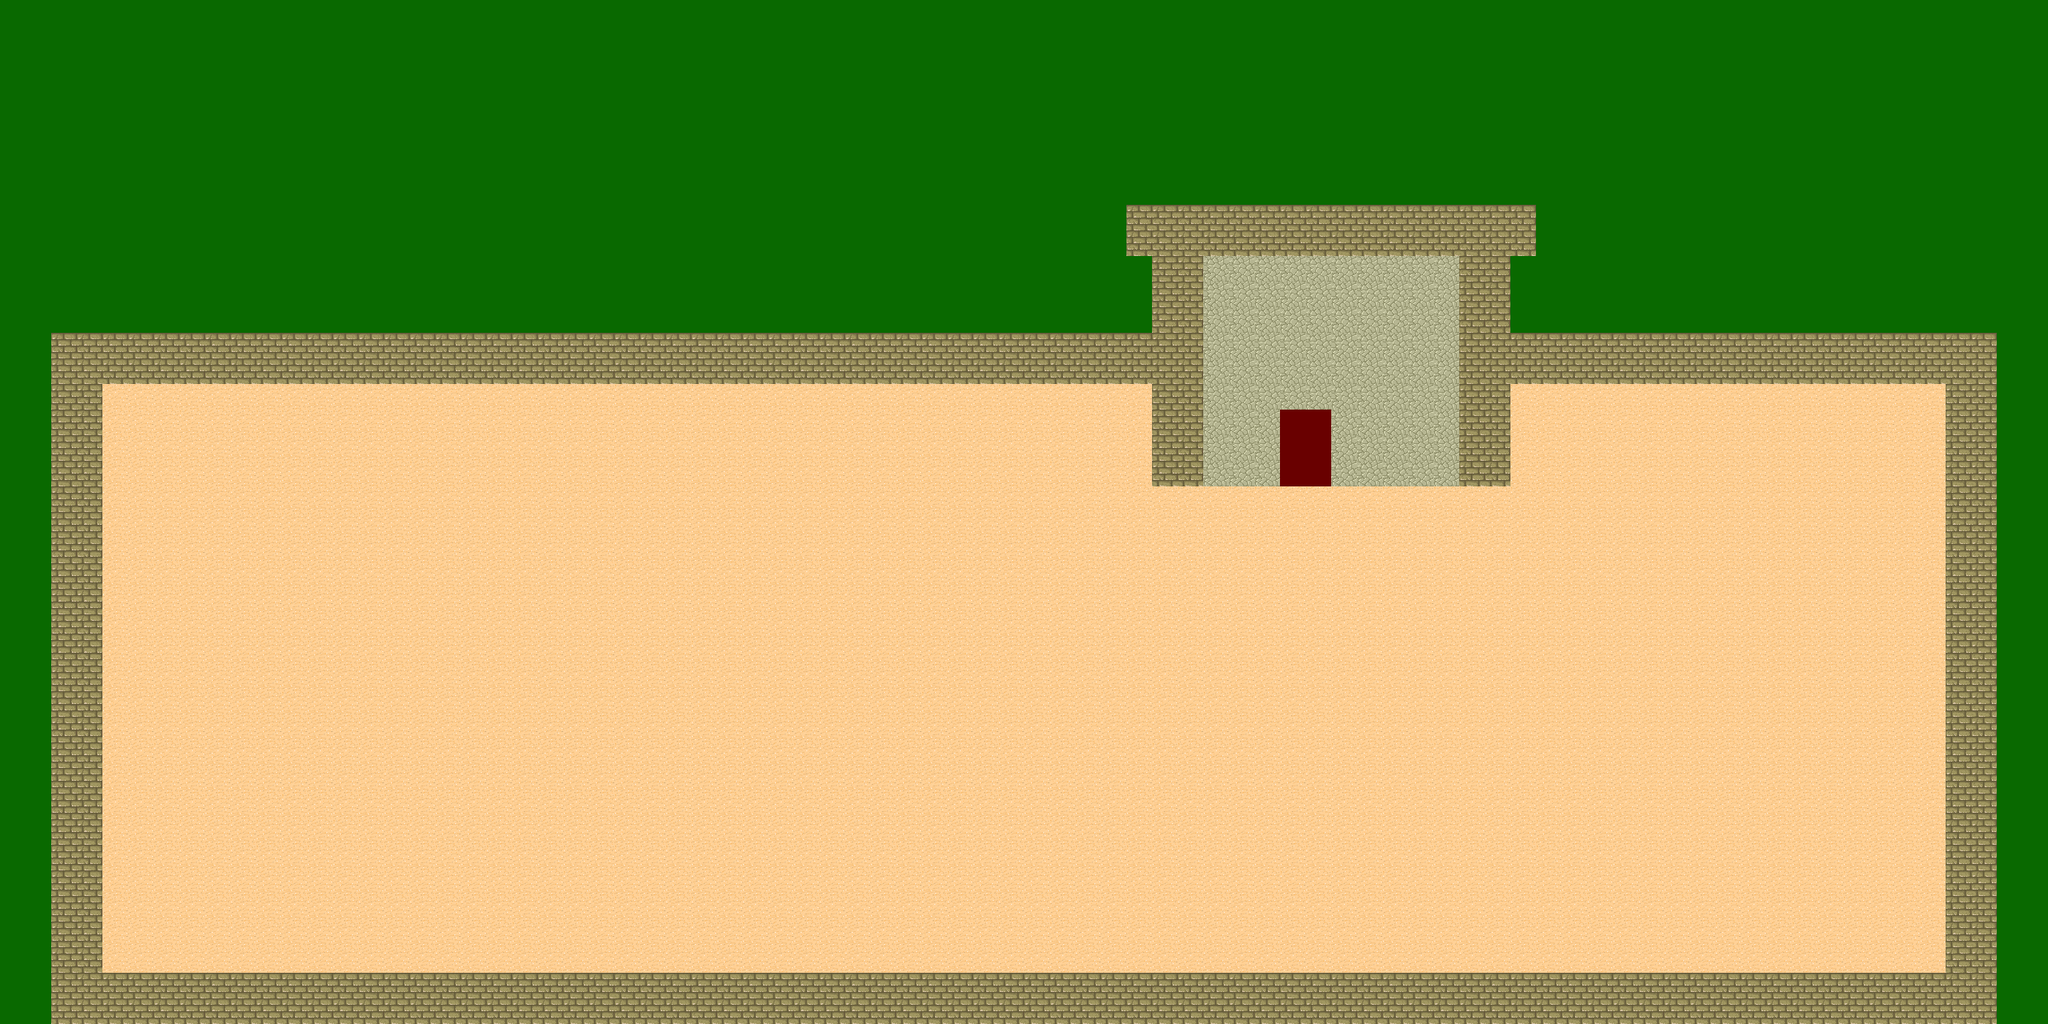

The image is a tile-based game level rendered from a .tmx file. Its description and source (layers, tilesets, objects; grid data summarised) follow:
An orthogonal 80x40 tile map with 32x32 px tiles, 2 tile layers (Map, Navigation), 2 tilesets and 17 objects (2x NPC, Player, Enemy).

<map version="1.10" tiledversion="1.11.2" orientation="orthogonal" renderorder="right-down" width="80" height="40" tilewidth="32" tileheight="32" infinite="0" nextlayerid="8" nextobjectid="18">
 <tileset firstgid="1" name="tmw_desert_spacing" tilewidth="32" tileheight="32" spacing="1" margin="1" tilecount="48" columns="8">
  <image source="../Tilesets/tmw_desert_spacing.png" width="265" height="199" />
 </tileset>
 <tileset firstgid="49" name="MapMetadata" tilewidth="32" tileheight="32" spacing="1" margin="1" tilecount="2" columns="2">
  <image source="../Tilesets/MapMetadata.png" width="67" height="34" />
 </tileset>
 <layer id="1" name="Map" width="80" height="40">
  <properties>
   <property name="Draw" type="bool" value="true" />
  </properties>
  <data>[3200 cells, 3200 non-empty, 5 distinct tile ids]</data>
 </layer>
 <layer id="3" name="Navigation" width="80" height="40">
  <properties>
   <property name="Draw" type="bool" value="false" />
   <property name="Navigation" type="bool" value="true" />
  </properties>
  <data>[3200 cells, 0 non-empty, 0 distinct tile ids]</data>
 </layer>
 <objectgroup id="5" name="Collision">
  <properties>
   <property name="Collision" type="bool" value="true" />
   <property name="Draw" type="bool" value="false" />
  </properties>
  <object id="4" x="64" y="416" width="1376" height="64" />
  <object id="5" x="64" y="480" width="64" height="800" />
  <object id="6" x="128" y="1216" width="2368" height="64" />
  <object id="7" x="2432" y="416" width="64" height="800" />
  <object id="8" x="1888" y="416" width="544" height="64" />
  <object id="9" x="1408" y="256" width="512" height="64" />
  <object id="10" x="1824" y="320" width="64" height="288" />
  <object id="11" x="1440" y="320" width="64" height="288" />
  <object id="12" x="1504" y="448" width="96" height="160" />
  <object id="13" x="1600" y="448" width="64" height="64" />
  <object id="14" x="1664" y="448" width="160" height="160" />
 </objectgroup>
 <objectgroup id="6" name="Teleport" opacity="0.9">
  <object id="16" x="1600" y="512" width="64" height="96">
   <properties>
    <property name="targetMap" value="Backroom.tmx" />
   </properties>
  </object>
 </objectgroup>
 <objectgroup id="7" name="Checkpoints">
  <object id="17" x="1600" y="608" width="64" height="32" />
 </objectgroup>
 <objectgroup id="4" name="Entities">
  <object id="1" name="Vagabundo" type="NPC" x="192" y="576">
   <properties>
    <property name="NPC_ID" type="int" value="1" />
    <property name="active" type="bool" value="true" />
    <property name="anim_tsxpath" value="Assets/Textures/Characters/Vagabundo.tsx" />
    <property name="currentDialogueTree" type="int" value="0" />
    <property name="texturePath" value="Assets/Textures/Characters/Vagabundo.png" />
   </properties>
   <point />
  </object>
  <object id="2" name="Octopuss" type="NPC" x="1540" y="1136">
   <properties>
    <property name="NPC_ID" type="int" value="2" />
    <property name="active" type="bool" value="true" />
    <property name="anim_tsxpath" value="Assets/Textures/Characters/Pulpo.tsx" />
    <property name="currentDialogueTree" type="int" value="0" />
    <property name="texturePath" value="Assets/Textures/Characters/Pulpo.png" />
   </properties>
   <point />
  </object>
  <object id="3" name="Player" type="Player" x="1635" y="789">
   <properties>
    <property name="CorneliusJoined" type="bool" value="false" />
    <property name="WizardJoined" type="bool" value="false" />
    <property name="magicPoints" type="int" value="50" />
   </properties>
   <point />
  </object>
  <object id="15" name="Enemy1" type="Enemy" x="1910" y="976">
   <properties>
    <property name="Enemy_ID" type="int" value="1" />
    <property name="active" type="bool" value="true" />
    <property name="anim_tsxpath" value="Assets/Textures/frisbee-Sheet.tsx" />
    <property name="fight_ID" type="int" value="1" />
    <property name="texturePath" value="Assets/Textures/frisbee-Sheet.png" />
   </properties>
   <point />
  </object>
 </objectgroup>
</map>
